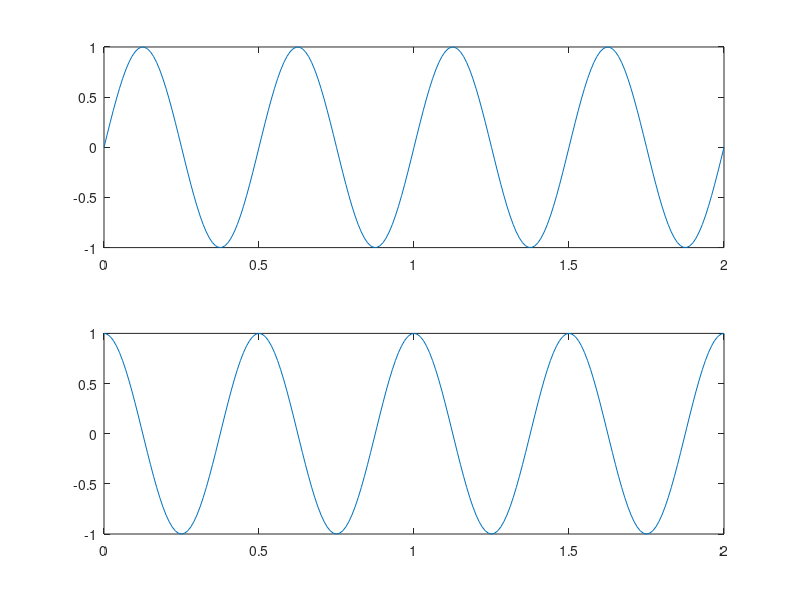

Write the MATLAB code that produced this figure.
clear all;
close all;
t=0:.01:2;
f=2;
a=1;
y=a*sin(2*pi*f*t);
subplot(2,1,1);
plot(t,y);
y=a*cos(2*pi*f*t);
subplot(2,1,2);
plot(t,y);
